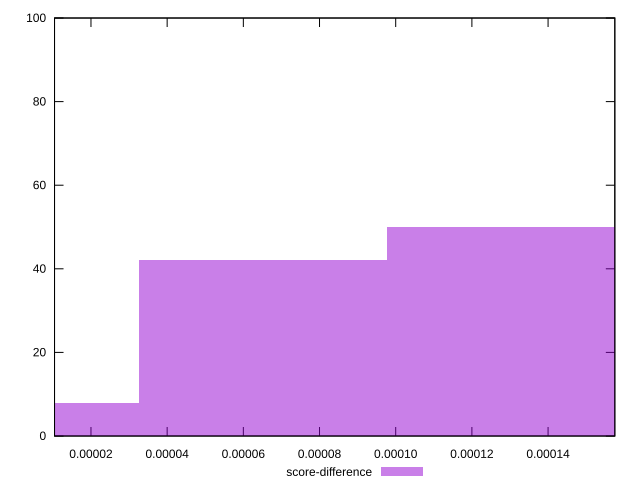

Reproduce this figure in gnuplot.
reset

$scoreDifference <<EOF
0.00013041390533931674 50
0.00006520695266965837 42
0 8
EOF

set key outside below
set boxwidth 0.00006520695266965837
set xrange [0.000010433549005650633:0.00015752378889444252]
set yrange [0:100]
set trange [0:100]
set style fill transparent solid 0.5 noborder
set terminal svg size 640, 490 enhanced background rgb 'white'
set output "report_00008_2021-01-22T20:58:29.167/first-contentful-paint/samples/pages+cached+noexternal+nofonts+nosvg+noimg+nocss+nojs/score-difference/histogram.svg"

plot $scoreDifference title "score-difference" with boxes

reset
